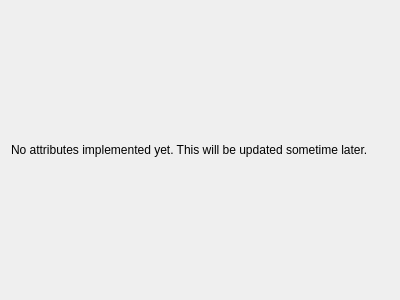
<?xml version="1.0" encoding="UTF-8"?>
<ui version="4.0">
 <class>SPContentInputWidget</class>
 <widget class="QWidget" name="SPContentInputWidget">
  <property name="geometry">
   <rect>
    <x>0</x>
    <y>0</y>
    <width>400</width>
    <height>300</height>
   </rect>
  </property>
  <property name="windowTitle">
   <string>Form</string>
  </property>
  <layout class="QVBoxLayout" name="verticalLayout">
   <item>
    <widget class="QLabel" name="label">
     <property name="text">
      <string>No attributes implemented yet. This will be updated sometime later.</string>
     </property>
     <property name="textFormat">
      <enum>Qt::PlainText</enum>
     </property>
     <property name="wordWrap">
      <bool>true</bool>
     </property>
    </widget>
   </item>
  </layout>
 </widget>
 <resources/>
 <connections/>
</ui>
